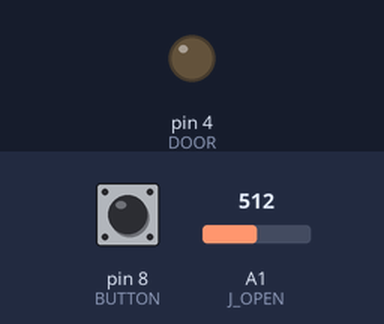
The sketch below on a simulated Arduino Uno, built with avr-gcc and run on an emulated ATmega328P. Parts: output pins drawn as LEDs (lit = HIGH). The test bench sets the inputs (shaded band); at power-on: pin 8 (BUTTON) HIGH, A1 (J_OPEN) = 512.

Above: at 0.1 s.
At 1.5 s:
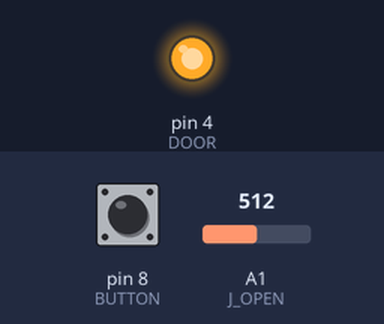
Timing chart, 0 to 3.0 s (numbered marks = the images above):
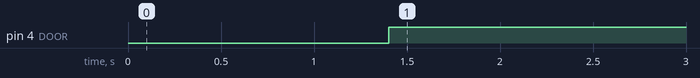

Measured:
- by itself, pin 4 (DOOR): LOW → HIGH at 1.4 s

The sketch:

space_2_Vent.ino
```cpp
#define TIMER_DELAY 400 //for stable signal from jerome

// #define MASTER A0
#define J_OPEN A1
//#define BATTERY 7
#define BUTTON 8
//#define ALARM 3
#define DOOR 4

// int number = 0;
boolean timerFlag = false;
boolean pushButton = false;
unsigned long startTime = 0;

void setup() {

	//pinMode (MASTER, INPUT);
	pinMode (J_OPEN, INPUT);
	//pinMode (BATTERY, INPUT);
	pinMode (BUTTON, INPUT_PULLUP);
	//pinMode (ALARM, OUTPUT);
	pinMode (DOOR, OUTPUT);
	delay(1000);

}

//void(* resetFunc) (void) = 0;

void loop() {

	if (digitalRead(BUTTON) == LOW) pushButton = true;

	//  if (digitalRead(BATTERY) == 0) {
	//    number = (millis() / 1000);
	//    if (number > 240) {
	//      digitalWrite(ALARM, HIGH);
	//    }
	//  }
	//  if (digitalRead(BATTERY) == 1) {
	//    digitalWrite(ALARM, LOW);
	//    resetFunc();
	//  }

	//  if (analogRead(MASTER) > 500) {
	//    if (digitalRead(BUTTON) == 1) {
	//      digitalWrite(DOOR, HIGH);
	//    }
	//  }


	if (analogRead(J_OPEN) > 500) {
		if(timerFlag == false) {
			startTime = millis();
			timerFlag = true;
		}
		if (millis() - startTime > TIMER_DELAY) {
			digitalWrite(DOOR, HIGH);
			pushButton = false;
			timerFlag = false;
		}
	} else {
		if (timerFlag == true) {
			if (millis() - startTime > TIMER_DELAY) {
				timerFlag = false;
			}
		}
	}

	  if (analogRead(J_OPEN) < 300) {
		if (pushButton == true) {
			digitalWrite(DOOR, HIGH);
		} else {
			digitalWrite(DOOR, LOW);
		}
	}


}
```
